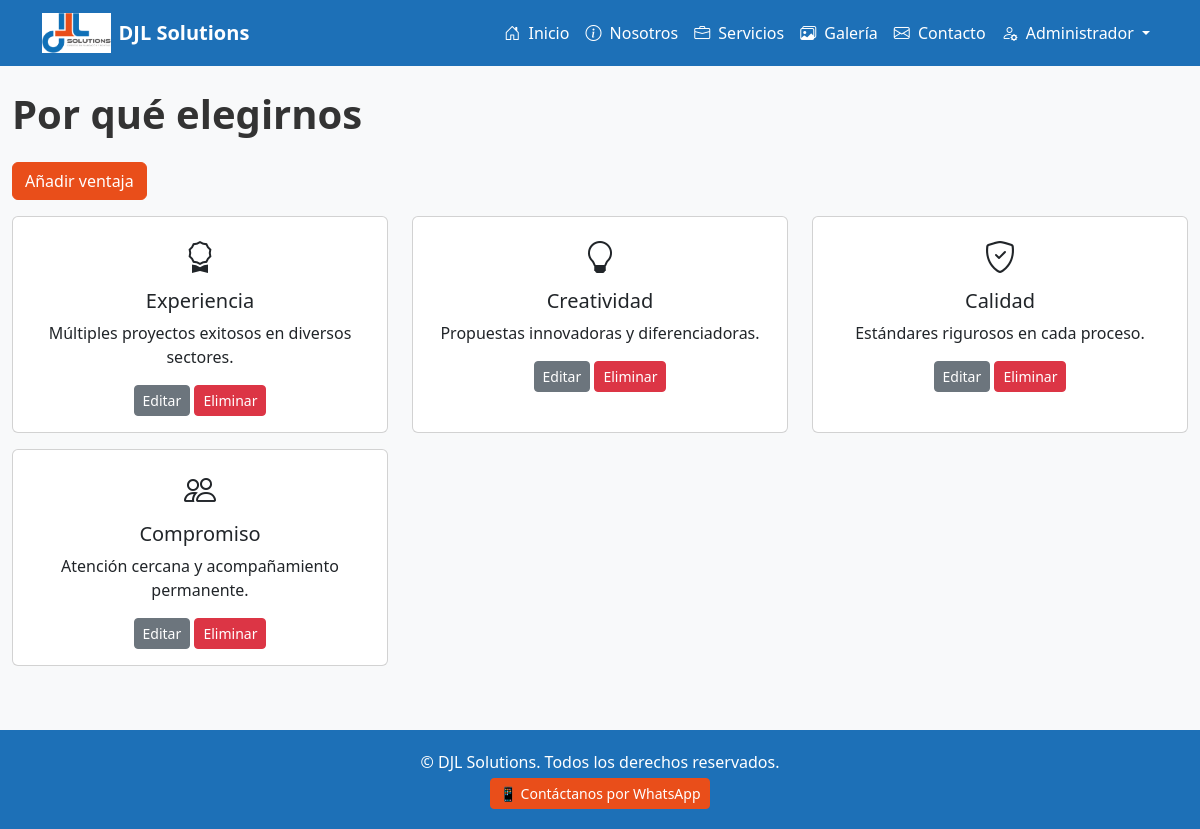
/admin/advantages (signed in), run on the app's committed database.
### models.py (models this page shows)
class Advantage(db.Model):
    id = db.Column(db.Integer, primary_key=True)
    icon = db.Column(db.String(50), nullable=False)
    title = db.Column(db.String(100), nullable=False)
    description = db.Column(db.String(255), nullable=False)

### app.py (the view)
@app.route('/admin/advantages')
@login_required
def admin_advantages():
    advantages = Advantage.query.all()
    return render_template('admin_advantages.html', advantages=advantages)

### app.py (called while the page is built)
@login_manager.user_loader
def load_user(user_id):
    return User.query.get(int(user_id))

### templates/admin_advantages.html
{% extends 'base.html' %}
{% block content %}
<h1 class="fw-bold mb-4">Por qué elegirnos</h1>
<a class="btn btn-primary mb-3" href="{{ url_for('add_advantage') }}">Añadir ventaja</a>
<div class="row">
  {% for a in advantages %}
  <div class="col-md-4 mb-3">
    <div class="card h-100">
      <div class="card-body text-center">
        <i class="bi {{ a.icon }} fs-2"></i>
        <h5 class="card-title mt-2">{{ a.title }}</h5>
        <p class="card-text">{{ a.description }}</p>
        <a href="{{ url_for('edit_advantage', advantage_id=a.id) }}" class="btn btn-sm btn-secondary">Editar</a>
        <form method="POST" action="{{ url_for('delete_advantage', advantage_id=a.id) }}" style="display:inline;">
          <button class="btn btn-sm btn-danger" onclick="return confirm('¿Eliminar esta ventaja?');">Eliminar</button>
        </form>
      </div>
    </div>
  </div>
  {% endfor %}
</div>
{% endblock %}

### static/css/styles.css (style rules this page uses)
body { font-family: 'Segoe UI', Tahoma, Geneva, Verdana, sans-serif; background-color: #f8f9fa; color: #333; }
.btn-primary { background-color: #e94e1a; border-color: #e94e1a; }

### data on the page
Advantage: title "Experiencia", description "Múltiples proyectos exitosos en diversos sectores."
Advantage: title "Creatividad", description "Propuestas innovadoras y diferenciadoras."
Advantage: title "Calidad", description "Estándares rigurosos en cada proceso."
Advantage: title "Compromiso", description "Atención cercana y acompañamiento permanente."
